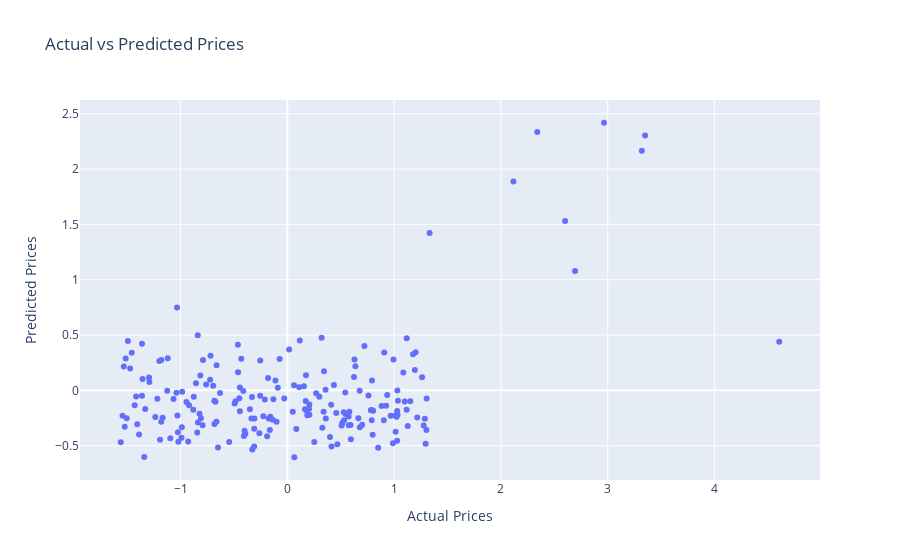

Notebook cell for this chart:
### Code cell
model = RandomForestRegressor(random_state=42)

model.fit(X_train, y_train)

test_predictions = best_model.predict(X_test)

# evaluate performance of the best performing model
mae = mean_absolute_error(y_test, test_predictions)
mse = mean_squared_error(y_test, test_predictions)
r_squared = r2_score(y_test, test_predictions)

# create dataframe to hold actual and predicted prices
results_df = pd.DataFrame({'Actual': y_test, 'Predicted': test_predictions})

fig = px.scatter(results_df, x='Actual', y='Predicted', title='Actual vs Predicted Prices')
fig.update_layout(xaxis_title='Actual Prices', yaxis_title='Predicted Prices')
fig.show()

print(f"Mean Absolute Error (MAE): {mae}")
print(f"Mean Squared Error (MSE): {mse}")
print(f"R-squared (R2): {r_squared}")

### Figure 1 — Plotly figure (JSON) as saved in the notebook; plotly's stock layout.template omitted (floating-point values rounded to 4 significant figures; data arrays with more than 128 entries replaced by an {"elided": "..."} marker saying what was removed)
{"data": [{"hovertemplate": "Actual=%{x}<br>Predicted=%{y}<extra></extra>", "legendgroup": "", "marker": {"color": "#636efa", "symbol": "circle"}, "mode": "markers", "name": "", "orientation": "v", "showlegend": false, "type": "scatter", "x": {"elided": "200 float values"}, "xaxis": "x", "y": {"elided": "200 float values"}, "yaxis": "y"}], "layout": {"legend": {"tracegroupgap": 0}, "title": {"text": "Actual vs Predicted Prices"}, "xaxis": {"anchor": "y", "domain": [0, 1], "title": {"text": "Actual Prices"}}, "yaxis": {"anchor": "x", "domain": [0, 1], "title": {"text": "Predicted Prices"}}}}
